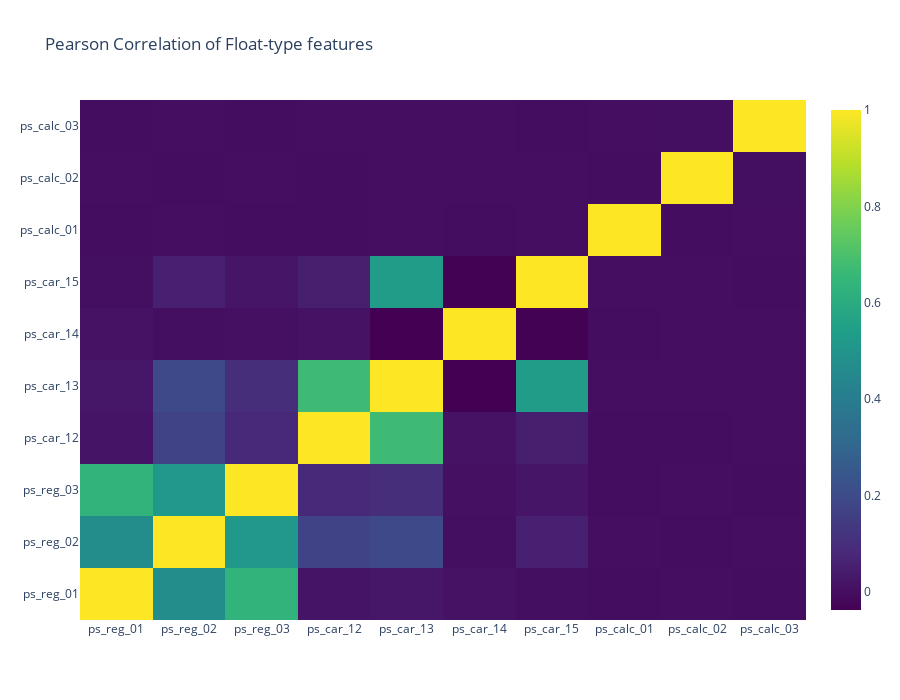

The notebook cell this image was saved under:
### Code cell
data = [
    go.Heatmap(
        z= train_float.corr().values,
        x=train_float.columns.values,
        y=train_float.columns.values,
        colorscale='Viridis',
        reversescale = False,
        opacity = 1.0 )
]

layout = go.Layout(
    title='Pearson Correlation of Float-type features',
    xaxis = dict(ticks='', nticks=36),
    yaxis = dict(ticks='' ),
    width = 900, height = 700)

fig = go.Figure(data=data, layout=layout)
py.iplot(fig, filename='labelled-heatmap')

### Figure 1 — Plotly figure (JSON) as saved in the notebook; plotly's stock layout.template omitted (floating-point values rounded to 4 significant figures)
{"data": [{"colorscale": [[0, "#440154"], [0.1111, "#482878"], [0.2222, "#3e4989"], [0.3333, "#31688e"], [0.4444, "#26828e"], [0.5556, "#1f9e89"], [0.6667, "#35b779"], [0.7778, "#6ece58"], [0.8889, "#b5de2b"], [1, "#fde725"]], "opacity": 1, "reversescale": false, "type": "heatmap", "x": ["ps_reg_01", "ps_reg_02", "ps_reg_03", "ps_car_12", "ps_car_13", "ps_car_14", "ps_car_15", "ps_calc_01", "ps_calc_02", "ps_calc_03"], "y": ["ps_reg_01", "ps_reg_02", "ps_reg_03", "ps_car_12", "ps_car_13", "ps_car_14", "ps_car_15", "ps_calc_01", "ps_calc_02", "ps_calc_03"], "z": [[1, 0.471, 0.637, 0.0188, 0.0271, 0.0127, 0.002765, -0.0008913, 0.002194, -0.001538], [0.471, 1, 0.5165, 0.1714, 0.1943, 0.004147, 0.05451, 0.001347, -0.0007702, 2.224e-05], [0.637, 0.5165, 1, 0.08258, 0.09942, 0.006271, 0.02293, -0.001484, 0.002147, -0.0004014], [0.0188, 0.1714, 0.08258, 1, 0.6717, 0.0124, 0.04988, -0.0007001, -0.0004269, 0.0001717], [0.0271, 0.1943, 0.09942, 0.6717, 1, -0.03731, 0.5295, 0.0001575, 3.994e-05, -0.0001995], [0.0127, 0.004147, 0.006271, 0.0124, -0.03731, 1, -0.03306, -0.001191, 0.001217, 0.0004327], [0.002765, 0.05451, 0.02293, 0.04988, 0.5295, -0.03306, 1, 0.0003436, -0.0002516, -0.001043], [-0.0008913, 0.001347, -0.001484, -0.0007001, 0.0001575, -0.001191, 0.0003436, 1, -0.002418, 0.0005264], [0.002194, -0.0007702, 0.002147, -0.0004269, 3.994e-05, 0.001217, -0.0002516, -0.002418, 1, 0.002948], [-0.001538, 2.224e-05, -0.0004014, 0.0001717, -0.0001995, 0.0004327, -0.001043, 0.0005264, 0.002948, 1]]}], "layout": {"height": 700, "title": {"text": "Pearson Correlation of Float-type features"}, "width": 900, "xaxis": {"nticks": 36, "ticks": ""}, "yaxis": {"ticks": ""}}}
